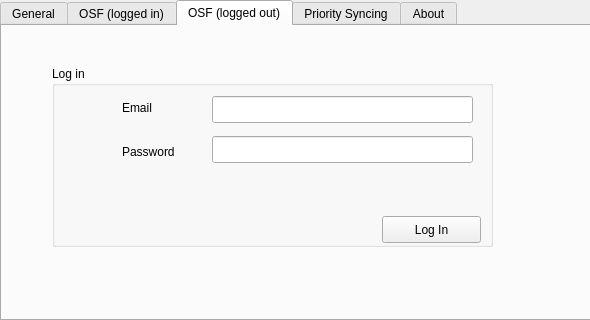
<?xml version="1.0" encoding="UTF-8"?>
<ui version="4.0">
 <class>Preferences</class>
 <widget class="QDialog" name="Preferences">
  <property name="geometry">
   <rect>
    <x>0</x>
    <y>0</y>
    <width>590</width>
    <height>320</height>
   </rect>
  </property>
  <property name="windowTitle">
   <string>Preferences</string>
  </property>
  <widget class="QWidget" name="verticalLayoutWidget">
   <property name="geometry">
    <rect>
     <x>0</x>
     <y>0</y>
     <width>591</width>
     <height>321</height>
    </rect>
   </property>
   <layout class="QVBoxLayout" name="verticalLayout">
    <item>
     <widget class="QTabWidget" name="tabWidget">
      <property name="currentIndex">
       <number>2</number>
      </property>
      <widget class="QWidget" name="tab">
       <attribute name="title">
        <string>General</string>
       </attribute>
       <widget class="QGroupBox" name="groupBox">
        <property name="geometry">
         <rect>
          <x>10</x>
          <y>20</y>
          <width>551</width>
          <height>80</height>
         </rect>
        </property>
        <property name="title">
         <string>System</string>
        </property>
        <widget class="QCheckBox" name="desktopNotifications">
         <property name="geometry">
          <rect>
           <x>10</x>
           <y>20</y>
           <width>541</width>
           <height>22</height>
          </rect>
         </property>
         <property name="text">
          <string>Show Desktop Notifications</string>
         </property>
         <property name="checked">
          <bool>true</bool>
         </property>
        </widget>
        <widget class="QCheckBox" name="startOnStartup">
         <property name="geometry">
          <rect>
           <x>10</x>
           <y>40</y>
           <width>541</width>
           <height>22</height>
          </rect>
         </property>
         <property name="text">
          <string>Start OSF Offline on Computer Startup</string>
         </property>
         <property name="checked">
          <bool>true</bool>
         </property>
        </widget>
       </widget>
       <widget class="QGroupBox" name="groupBox_6">
        <property name="geometry">
         <rect>
          <x>10</x>
          <y>110</y>
          <width>561</width>
          <height>61</height>
         </rect>
        </property>
        <property name="title">
         <string>Choose Folder to Place Project in </string>
        </property>
        <widget class="QPushButton" name="changeFolderButton">
         <property name="geometry">
          <rect>
           <x>440</x>
           <y>20</y>
           <width>99</width>
           <height>31</height>
          </rect>
         </property>
         <property name="text">
          <string>Change</string>
         </property>
        </widget>
        <widget class="QTextEdit" name="containingFolderTextEdit">
         <property name="geometry">
          <rect>
           <x>20</x>
           <y>20</y>
           <width>331</width>
           <height>31</height>
          </rect>
         </property>
         <property name="html">
          <string>&lt;!DOCTYPE HTML PUBLIC &quot;-//W3C//DTD HTML 4.0//EN&quot; &quot;http://www.w3.org/TR/REC-html40/strict.dtd&quot;&gt;
&lt;html&gt;&lt;head&gt;&lt;meta name=&quot;qrichtext&quot; content=&quot;1&quot; /&gt;&lt;style type=&quot;text/css&quot;&gt;
p, li { white-space: pre-wrap; }
&lt;/style&gt;&lt;/head&gt;&lt;body style=&quot; font-family:'Ubuntu'; font-size:11pt; font-weight:400; font-style:normal;&quot;&gt;
&lt;p style=&quot; margin-top:0px; margin-bottom:0px; margin-left:0px; margin-right:0px; -qt-block-indent:0; text-indent:0px;&quot;&gt;/home/himanshu/somefolder/My Project&lt;/p&gt;&lt;/body&gt;&lt;/html&gt;</string>
         </property>
        </widget>
       </widget>
      </widget>
      <widget class="QWidget" name="tab_2">
       <attribute name="title">
        <string>OSF (logged in)</string>
       </attribute>
       <widget class="QGroupBox" name="groupBox_2">
        <property name="geometry">
         <rect>
          <x>10</x>
          <y>10</y>
          <width>581</width>
          <height>51</height>
         </rect>
        </property>
        <property name="title">
         <string>Account</string>
        </property>
        <widget class="QGroupBox" name="groupBox_3">
         <property name="geometry">
          <rect>
           <x>280</x>
           <y>50</y>
           <width>561</width>
           <height>51</height>
          </rect>
         </property>
         <property name="title">
          <string>Account</string>
         </property>
        </widget>
        <widget class="QLabel" name="label">
         <property name="geometry">
          <rect>
           <x>30</x>
           <y>16</y>
           <width>411</width>
           <height>31</height>
          </rect>
         </property>
         <property name="text">
          <string>User name</string>
         </property>
        </widget>
        <widget class="QPushButton" name="accountLogOutButton">
         <property name="geometry">
          <rect>
           <x>460</x>
           <y>10</y>
           <width>99</width>
           <height>31</height>
          </rect>
         </property>
         <property name="text">
          <string>Log Out</string>
         </property>
        </widget>
       </widget>
       <widget class="QGroupBox" name="groupBox_4">
        <property name="geometry">
         <rect>
          <x>10</x>
          <y>70</y>
          <width>561</width>
          <height>211</height>
         </rect>
        </property>
        <property name="title">
         <string>Project</string>
        </property>
        <widget class="QGroupBox" name="groupBox_5">
         <property name="geometry">
          <rect>
           <x>10</x>
           <y>30</y>
           <width>541</width>
           <height>81</height>
          </rect>
         </property>
         <property name="title">
          <string>Choose Project to Sync With</string>
         </property>
         <widget class="QRadioButton" name="radioButton">
          <property name="geometry">
           <rect>
            <x>30</x>
            <y>20</y>
            <width>117</width>
            <height>22</height>
           </rect>
          </property>
          <property name="text">
           <string>Project A</string>
          </property>
         </widget>
         <widget class="QRadioButton" name="radioButton_2">
          <property name="geometry">
           <rect>
            <x>30</x>
            <y>40</y>
            <width>117</width>
            <height>22</height>
           </rect>
          </property>
          <property name="text">
           <string>Project B</string>
          </property>
         </widget>
         <widget class="QPushButton" name="changeFolderButton_2">
          <property name="geometry">
           <rect>
            <x>440</x>
            <y>20</y>
            <width>99</width>
            <height>31</height>
           </rect>
          </property>
          <property name="text">
           <string>Change</string>
          </property>
         </widget>
        </widget>
       </widget>
      </widget>
      <widget class="QWidget" name="tab_3">
       <attribute name="title">
        <string>OSF (logged out)</string>
       </attribute>
       <widget class="QGroupBox" name="groupBox_7">
        <property name="geometry">
         <rect>
          <x>50</x>
          <y>40</y>
          <width>441</width>
          <height>181</height>
         </rect>
        </property>
        <property name="title">
         <string>Log in</string>
        </property>
        <widget class="QPushButton" name="logInButton">
         <property name="geometry">
          <rect>
           <x>330</x>
           <y>150</y>
           <width>99</width>
           <height>27</height>
          </rect>
         </property>
         <property name="text">
          <string>Log In</string>
         </property>
        </widget>
        <widget class="QLineEdit" name="emailEdit">
         <property name="geometry">
          <rect>
           <x>160</x>
           <y>30</y>
           <width>261</width>
           <height>27</height>
          </rect>
         </property>
        </widget>
        <widget class="QLineEdit" name="passwordEdit">
         <property name="geometry">
          <rect>
           <x>160</x>
           <y>70</y>
           <width>261</width>
           <height>27</height>
          </rect>
         </property>
        </widget>
        <widget class="QLabel" name="label_3">
         <property name="geometry">
          <rect>
           <x>70</x>
           <y>26</y>
           <width>61</width>
           <height>31</height>
          </rect>
         </property>
         <property name="text">
          <string>Email</string>
         </property>
        </widget>
        <widget class="QLabel" name="label_5">
         <property name="geometry">
          <rect>
           <x>70</x>
           <y>70</y>
           <width>81</width>
           <height>31</height>
          </rect>
         </property>
         <property name="text">
          <string>Password</string>
         </property>
        </widget>
       </widget>
      </widget>
      <widget class="QWidget" name="tab_4">
       <attribute name="title">
        <string>Priority Syncing</string>
       </attribute>
       <widget class="QTreeWidget" name="treeWidget">
        <property name="geometry">
         <rect>
          <x>10</x>
          <y>40</y>
          <width>561</width>
          <height>221</height>
         </rect>
        </property>
        <property name="sizePolicy">
         <sizepolicy hsizetype="Preferred" vsizetype="Preferred">
          <horstretch>0</horstretch>
          <verstretch>0</verstretch>
         </sizepolicy>
        </property>
        <property name="mouseTracking">
         <bool>false</bool>
        </property>
        <property name="acceptDrops">
         <bool>false</bool>
        </property>
        <property name="sortingEnabled">
         <bool>false</bool>
        </property>
        <property name="animated">
         <bool>false</bool>
        </property>
        <property name="wordWrap">
         <bool>true</bool>
        </property>
        <property name="headerHidden">
         <bool>false</bool>
        </property>
        <attribute name="headerCascadingSectionResizes">
         <bool>true</bool>
        </attribute>
        <attribute name="headerDefaultSectionSize">
         <number>200</number>
        </attribute>
        <attribute name="headerHighlightSections">
         <bool>true</bool>
        </attribute>
        <column>
         <property name="text">
          <string>Component, Folder, or File</string>
         </property>
         <property name="textAlignment">
          <set>AlignJustify|AlignVCenter</set>
         </property>
        </column>
        <column>
         <property name="text">
          <string>Priority</string>
         </property>
         <property name="textAlignment">
          <set>AlignJustify|AlignVCenter</set>
         </property>
        </column>
       </widget>
       <widget class="QLabel" name="label_2">
        <property name="geometry">
         <rect>
          <x>10</x>
          <y>10</y>
          <width>561</width>
          <height>17</height>
         </rect>
        </property>
        <property name="text">
         <string>Priority Items will be given priority when syncing</string>
        </property>
       </widget>
      </widget>
      <widget class="QWidget" name="tab_5">
       <attribute name="title">
        <string>About</string>
       </attribute>
       <widget class="QTextEdit" name="textEdit_2">
        <property name="geometry">
         <rect>
          <x>20</x>
          <y>20</y>
          <width>551</width>
          <height>251</height>
         </rect>
        </property>
        <property name="html">
         <string>&lt;!DOCTYPE HTML PUBLIC &quot;-//W3C//DTD HTML 4.0//EN&quot; &quot;http://www.w3.org/TR/REC-html40/strict.dtd&quot;&gt;
&lt;html&gt;&lt;head&gt;&lt;meta name=&quot;qrichtext&quot; content=&quot;1&quot; /&gt;&lt;style type=&quot;text/css&quot;&gt;
p, li { white-space: pre-wrap; }
&lt;/style&gt;&lt;/head&gt;&lt;body style=&quot; font-family:'Ubuntu'; font-size:11pt; font-weight:400; font-style:normal;&quot;&gt;
&lt;p style=&quot; margin-top:0px; margin-bottom:0px; margin-left:0px; margin-right:0px; -qt-block-indent:0; text-indent:0px;&quot;&gt;This is copyright info. This is copyright info. This is copyright info. This is copyright info. This is copyright info. This is copyright info. This is copyright info. This is copyright info. This is copyright info. This is copyright info. This is copyright info. This is copyright info. This is copyright info. This is copyright info. This is copyright info. This is copyright info. This is copyright info. This is copyright info. This is copyright info. This is copyright info. This is copyright info. This is copyright info. This is copyright info. This is copyright info. This is copyright info. This is copyright info. This is copyright info. This is copyright info. This is copyright info. This is copyright info. This is copyright info. This is copyright info. This is copyright info. This is copyright info. This is copyright info. This is copyright info. This is copyright info. This is copyright info. This is copyright info. This is copyright info. This is copyright info. This is copyright info. This is copyright info. This is copyright info. This is copyright info. This is copyright info. This is copyright info. This is copyright info. This is copyright info. This is copyright info. This is copyright info. This is copyright info. This is copyright info. This is copyright info. This is copyright info. This is copyright info. This is copyright info. &lt;/p&gt;
&lt;p style=&quot;-qt-paragraph-type:empty; margin-top:0px; margin-bottom:0px; margin-left:0px; margin-right:0px; -qt-block-indent:0; text-indent:0px;&quot;&gt;&lt;br /&gt;&lt;/p&gt;
&lt;p align=&quot;center&quot; style=&quot; margin-top:0px; margin-bottom:0px; margin-left:0px; margin-right:0px; -qt-block-indent:0; text-indent:0px;&quot;&gt;© Center for Open Science&lt;/p&gt;&lt;/body&gt;&lt;/html&gt;</string>
        </property>
       </widget>
      </widget>
     </widget>
    </item>
   </layout>
  </widget>
 </widget>
 <resources/>
 <connections/>
</ui>
